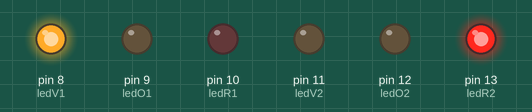
This sketch was run on a simulated Arduino Uno, built with avr-gcc and run on an emulated ATmega328P. On the bench: output pins drawn as LEDs (lit = HIGH).

Above: at 10.0 s.
At 22.0 s:
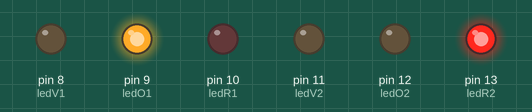
At 36.0 s:
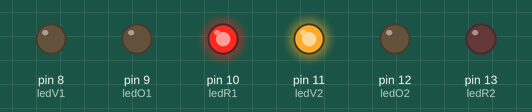
At 48.0 s:
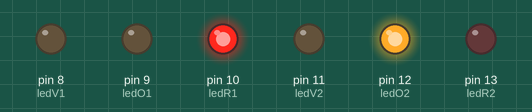
At 52.0 s:
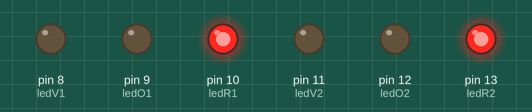
Timing chart, 0 to 70.2 s (numbered marks = the images above):
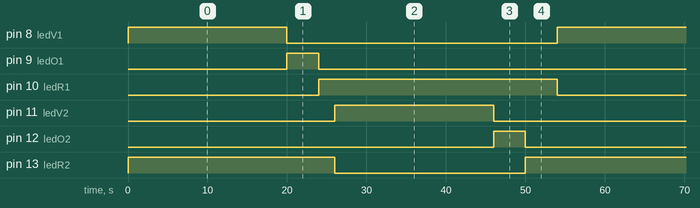

The sketch:

traffic_light22.ino
```cpp
bool d=1;
int ledR2=13;
int ledO2=12;
int ledV2=11;
int ledR1=10;
int ledO1=9;
int ledV1=8;

void setup() {


pinMode(ledR2,OUTPUT);
pinMode(ledO2,OUTPUT);
pinMode(ledV2,OUTPUT);
pinMode(ledR1,OUTPUT);
pinMode(ledO1,OUTPUT);
pinMode(ledV1,OUTPUT);
digitalWrite(ledV1,HIGH);
digitalWrite(ledR2,HIGH);

}

void loop() {
  delay(20000);
  digitalWrite(ledV1,LOW);
   digitalWrite(ledO1,HIGH);
   delay(4000);
   digitalWrite(ledO1,LOW);
digitalWrite(ledR1,HIGH);
delay(2000);
digitalWrite(ledR2,LOW);

  digitalWrite(ledV2,HIGH);
delay(20000);
digitalWrite(ledV2,LOW);
digitalWrite(ledO2,HIGH);
   delay(4000);
   digitalWrite(ledO2,LOW);
  digitalWrite(ledR2,HIGH);
   delay(4000);
  digitalWrite(ledR1,LOW);
digitalWrite(ledV1,HIGH);


}
```

Measured:
- by itself, pin 8 (ledV1), pin 11 (ledV2): alternates HIGH for 20.0 s and LOW for 34.0 s
- by itself, pin 9 (ledO1), pin 12 (ledO2): alternates HIGH for 4.0 s and LOW for 50.0 s
- by itself, pin 10 (ledR1), pin 13 (ledR2): alternates HIGH for 30.0 s and LOW for 24.0 s
